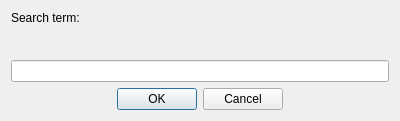
<?xml version="1.0" encoding="UTF-8"?>
<ui version="4.0">
 <class>FindDlg</class>
 <widget class="QDialog" name="FindDlg">
  <property name="geometry">
   <rect>
    <x>0</x>
    <y>0</y>
    <width>400</width>
    <height>121</height>
   </rect>
  </property>
  <property name="windowTitle">
   <string>Find</string>
  </property>
  <layout class="QVBoxLayout" name="verticalLayout">
   <item>
    <widget class="QLabel" name="label">
     <property name="sizePolicy">
      <sizepolicy hsizetype="Minimum" vsizetype="Minimum">
       <horstretch>0</horstretch>
       <verstretch>0</verstretch>
      </sizepolicy>
     </property>
     <property name="text">
      <string>Search term:</string>
     </property>
    </widget>
   </item>
   <item>
    <spacer name="verticalSpacer">
     <property name="orientation">
      <enum>Qt::Vertical</enum>
     </property>
     <property name="sizeHint" stdset="0">
      <size>
       <width>20</width>
       <height>40</height>
      </size>
     </property>
    </spacer>
   </item>
   <item>
    <widget class="QLineEdit" name="searchEdit"/>
   </item>
   <item>
    <widget class="QDialogButtonBox" name="buttonBox">
     <property name="sizePolicy">
      <sizepolicy hsizetype="Expanding" vsizetype="Fixed">
       <horstretch>0</horstretch>
       <verstretch>0</verstretch>
      </sizepolicy>
     </property>
     <property name="orientation">
      <enum>Qt::Horizontal</enum>
     </property>
     <property name="standardButtons">
      <set>QDialogButtonBox::Cancel|QDialogButtonBox::Ok</set>
     </property>
     <property name="centerButtons">
      <bool>true</bool>
     </property>
    </widget>
   </item>
  </layout>
 </widget>
 <resources/>
 <connections>
  <connection>
   <sender>buttonBox</sender>
   <signal>accepted()</signal>
   <receiver>FindDlg</receiver>
   <slot>accept()</slot>
   <hints>
    <hint type="sourcelabel">
     <x>227</x>
     <y>95</y>
    </hint>
    <hint type="destinationlabel">
     <x>157</x>
     <y>120</y>
    </hint>
   </hints>
  </connection>
  <connection>
   <sender>buttonBox</sender>
   <signal>rejected()</signal>
   <receiver>FindDlg</receiver>
   <slot>reject()</slot>
   <hints>
    <hint type="sourcelabel">
     <x>295</x>
     <y>101</y>
    </hint>
    <hint type="destinationlabel">
     <x>286</x>
     <y>120</y>
    </hint>
   </hints>
  </connection>
 </connections>
</ui>
